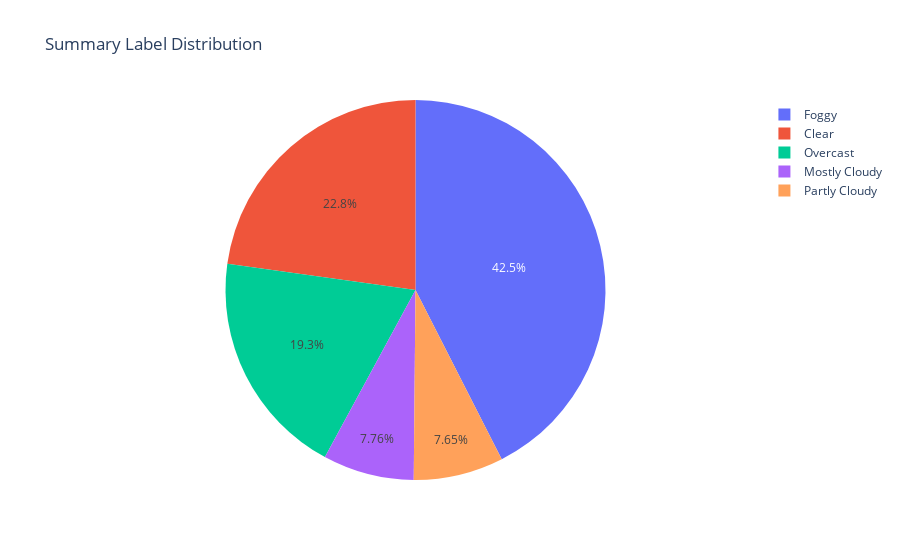

Notebook code for this chart:
### Code cell
Summary_Label_counts= df['Summary'].value_counts()
fig1 = px.pie(names= Summary_Label_counts.keys(), values= Summary_Label_counts.values, title='Summary Label Distribution')
fig1.show()

### Figure 1 — Plotly figure (JSON) as saved in the notebook; plotly's stock layout.template omitted (floating-point values rounded to 4 significant figures)
{"data": [{"domain": {"x": [0, 1], "y": [0, 1]}, "hovertemplate": "label=%{label}<br>value=%{value}<extra></extra>", "labels": ["Foggy", "Clear", "Overcast", "Mostly Cloudy", "Partly Cloudy"], "legendgroup": "", "name": "", "showlegend": true, "type": "pie", "values": [22982, 12329, 10431, 4197, 4134]}], "layout": {"legend": {"tracegroupgap": 0}, "title": {"text": "Summary Label Distribution"}}}
